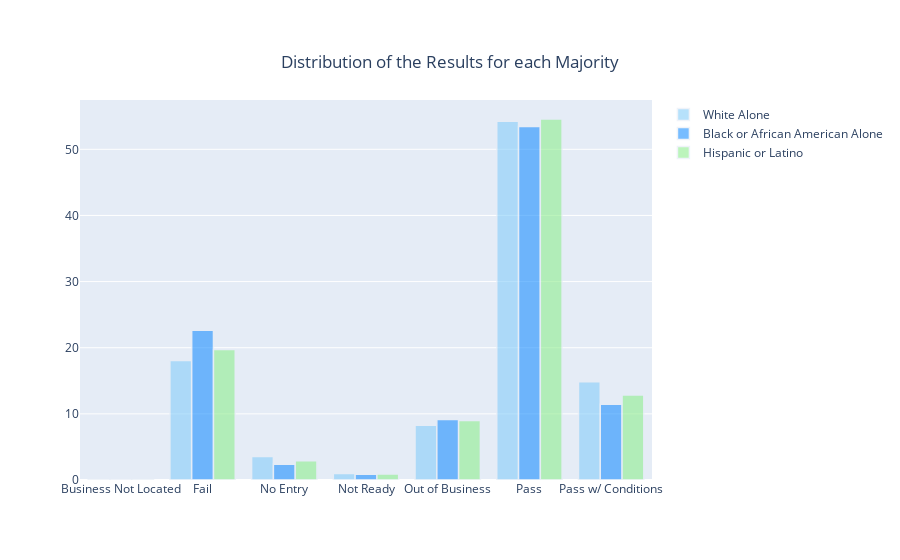

Notebook cell for this chart:
### Code cell
title = "Distribution of the Results for each Majority "
fig = go.Figure()
hovertemplate1 = '%{y:.2f}% passed in neighbourhoods dominated by ' + ethnicities[0]
fig.add_trace(go.Bar(
    x=data['results'],
    y=data['whites'],
    opacity=0.6, 
    name=ethnicities[0],
    hovertemplate = hovertemplate1,
    marker_color='lightskyblue', 
))
hovertemplate2 = '%{y:.2f}% passed in neighbourhoods dominated by ' + ethnicities[1]
fig.add_trace(go.Bar(
    x=data['results'],
    y=data['baaa'],
    opacity=0.6, 
    name=ethnicities[1],
    hovertemplate = hovertemplate2,
    marker_color='dodgerblue', 
))

hovertemplate3 = '%{y:.2f}% passed in neighbourhoods dominated by ' + ethnicities[2]
fig.add_trace(go.Bar(
    x=data['results'],
    y=data['hol'],
    opacity=0.6, 
    name=ethnicities[2],
    hovertemplate = hovertemplate3,
    marker_color='lightgreen', 
))


fig.update_traces(
                  marker_line_width=1.5, 
                  )
fig.update_layout(
     title={
        'text': title,
        'y':0.9,
        'x':0.5,
        'xanchor': 'center',
        'yanchor': 'top'}
    )
    
fig.show()

### Figure 1 — Plotly figure (JSON) as saved in the notebook; plotly's stock layout.template omitted (floating-point values rounded to 4 significant figures)
{"data": [{"hovertemplate": "%{y:.2f}% passed in neighbourhoods dominated by White Alone", "marker": {"color": "lightskyblue", "line": {"width": 1.5}}, "name": "White Alone", "opacity": 0.6, "type": "bar", "x": ["Business Not Located", "Fail", "No Entry", "Not Ready", "Out of Business", "Pass", "Pass w/ Conditions"], "y": [0.02549, 18.05, 3.552, 0.9933, 8.295, 54.23, 14.86]}, {"hovertemplate": "%{y:.2f}% passed in neighbourhoods dominated by Black or African American Alone", "marker": {"color": "dodgerblue", "line": {"width": 1.5}}, "name": "Black or African American Alone", "opacity": 0.6, "type": "bar", "x": ["Business Not Located", "Fail", "No Entry", "Not Ready", "Out of Business", "Pass", "Pass w/ Conditions"], "y": [0.05938, 22.63, 2.375, 0.8835, 9.135, 53.45, 11.46]}, {"hovertemplate": "%{y:.2f}% passed in neighbourhoods dominated by Hispanic or Latino", "marker": {"color": "lightgreen", "line": {"width": 1.5}}, "name": "Hispanic or Latino", "opacity": 0.6, "type": "bar", "x": ["Business Not Located", "Fail", "No Entry", "Not Ready", "Out of Business", "Pass", "Pass w/ Conditions"], "y": [0.0285, 19.71, 2.907, 0.9178, 9.013, 54.58, 12.84]}], "layout": {"title": {"text": "Distribution of the Results for each Majority ", "x": 0.5, "xanchor": "center", "y": 0.9, "yanchor": "top"}}}
